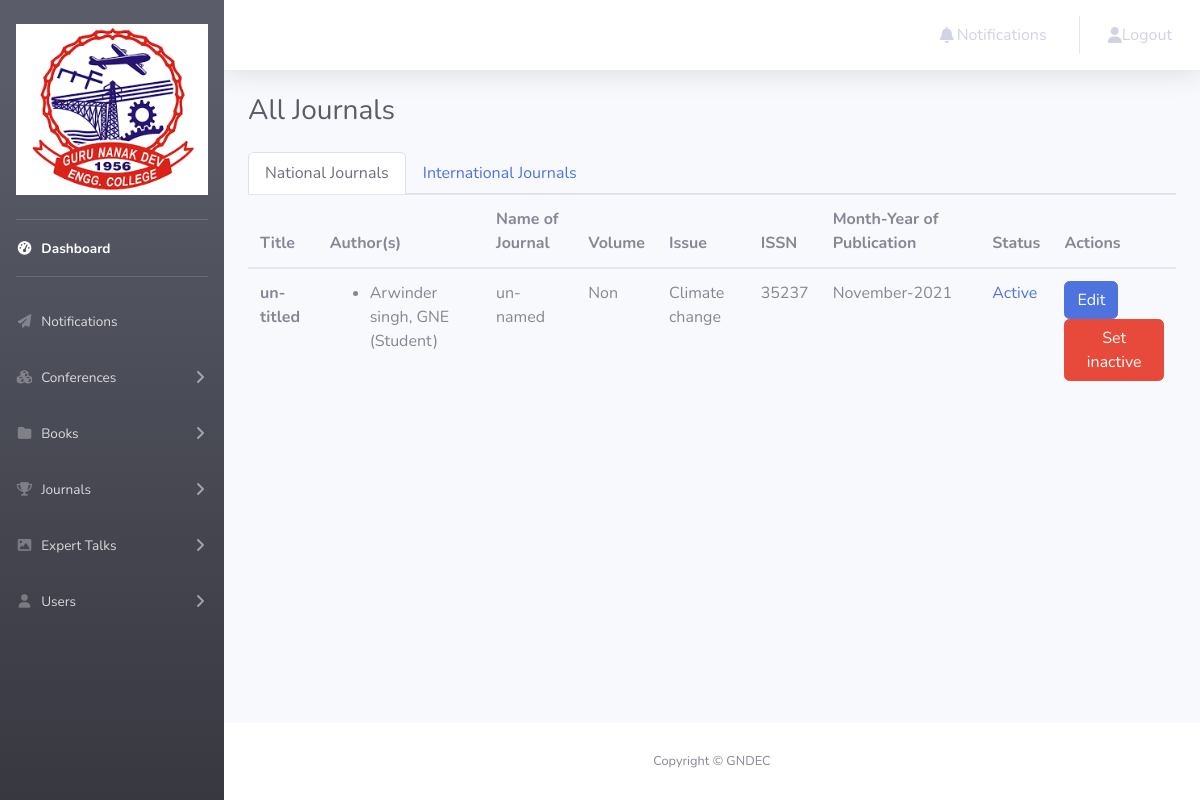
/journals.php (signed in), run on the app's committed database.
### tables this page shows
CREATE TABLE `journals` (
  `id` int(11) NOT NULL,
  `title` text NOT NULL,
  `journal_name` text NOT NULL,
  `volume` text NOT NULL,
  `issue` text NOT NULL,
  `issn` text NOT NULL,
  `month` text NOT NULL,
  `year` int(11) NOT NULL,
  `scope` text NOT NULL COMMENT 'National or Intl',
  `proof` text NOT NULL,
  `indexing` text NOT NULL,
  `active` tinyint(1) NOT NULL DEFAULT 0
);

CREATE TABLE `journal_authors` (
  `id` int(11) NOT NULL,
  `journal` int(11) NOT NULL,
  `author_name` text NOT NULL,
  `author_affiliation` text NOT NULL,
  `author_type` text NOT NULL
);

### journals.php (the view, shortened to what this page needs)
<?php
require("db.php");
?>
<!DOCTYPE html>
<html lang="en">
<head>
    <link href="https://cdnjs.cloudflare.com/ajax/libs/font-awesome/6.1.1/css/all.min.css" rel="stylesheet" type="text/css">
    <link href="style.css" rel="stylesheet">
</head>
<body id="page-top">
    <div id="wrapper">
<?php include("navbar.php") ?>
        <div id="content-wrapper" class="d-flex flex-column">
            <div id="content">
                <?php include("topbar.php") ?>
                <div class="container-fluid">
                    <div class="d-sm-flex align-items-center justify-content-between mb-4">
                        <h1 class="h3 mb-0 text-gray-800">All Journals</h1>
                    </div>
                        <ul class="nav nav-tabs" id="myTab" role="tablist">
  <li class="nav-item">
    <a class="nav-link active" id="national-tab" data-toggle="tab" href="#national" role="tab" aria-controls="national" aria-selected="true">National Journals</a>
  </li>
  <li class="nav-item">
    <a class="nav-link" id="international-tab" data-toggle="tab" href="#international" role="tab" aria-controls="international" aria-selected="false">International Journals</a>
  </li>
</ul>
<div class="tab-content" id="myTabContent">
  <div class="tab-pane fade show active" id="national" role="tabpanel" aria-labelledby="national-tab">
                        <div class="table-responsive">
                            <table class="table">
  <thead>
    <tr>
      <th scope="col">Title</th>
      <th scope="col">Author(s)</th>
      <th scope="col">Name of Journal</th>
      <th scope="col">Volume</th>
      <th scope="col">Issue</th>
      <th scope="col">ISSN</th>
      <th scope="col">Month-Year of Publication</th>
      <th scope="col">Status</th>
      <th scope="col">Actions</th>
    </tr>
  </thead>
  <tbody>
      <?php
    $sql_sel=mysqli_query($mysql,"SELECT * FROM journals WHERE scope='National'");
    if(mysqli_num_rows($sql_sel)>0) {
    while($row=mysqli_fetch_array($sql_sel)){
    ?>
    <tr>
      <th scope="row"><?php echo $row['title'];?></th>
<td><ul><?php
      $j_id=$row['id'];
    $authors=mysqli_query($mysql,"SELECT * FROM journal_authors WHERE journal='$j_id'");
    $j=0;
    while($arow=mysqli_fetch_array($authors)){
    $j++; echo "<li>".$arow['author_name'].",  ".$arow['author_affiliation']." (".$arow['author_type'].")</li>"; } ?></ul></td>
      <td><?php echo $row['journal_name'] ?></td>
      <td><?php echo $row['volume'] ?></td>
      <td><?php echo $row['issue'] ?></td>
      <td><?php echo $row['issn'] ?></td>
      <td><?php echo $row['month']."-".$row['year'] ?></td>
      <td><?php if($row['active']==1) { ?><p class="text-primary">Active</p>
        <?php } else { ?><p class="text-secondary">Inactive</p><?php } ?></td>
      <td><a class="btn btn-primary" href="journal.php?id=<?=$row['id']?>" role="button">Edit</a>
      <?php if($_SESSION["login_user_type"]=="Admin") { if($row['active']==1) { ?><a class="btn btn-danger" href="journals.php?id=<?=$row['id']?>&active=0" role="button">Set inactive</a>
        <?php } else { ?><a class="btn btn-success" href="journals.php?id=<?=$row['id']?>&active=1" role="button">Set active</a><?php } } ?>
        </td>
    </tr><?php
    } }
    else {
    ?>
    <tr>
      <td colspan="9">No records found</td>
    </tr>
    <?php } ?>
  </tbody></table>
                        </div>
  </div>
  </div>
                </div>
            </div>
<?php include("footer.php") ?>
        </div>
    </div>
</body>
</html>

### data on the page
journals: title "un-titled", journal_name "un-named", volume "Non", issue "Climate change", issn "35237", month "November", year "2021", active "Active"
journal_authors: author_name "Arwinder singh", author_affiliation "GNE", author_type "Student"
